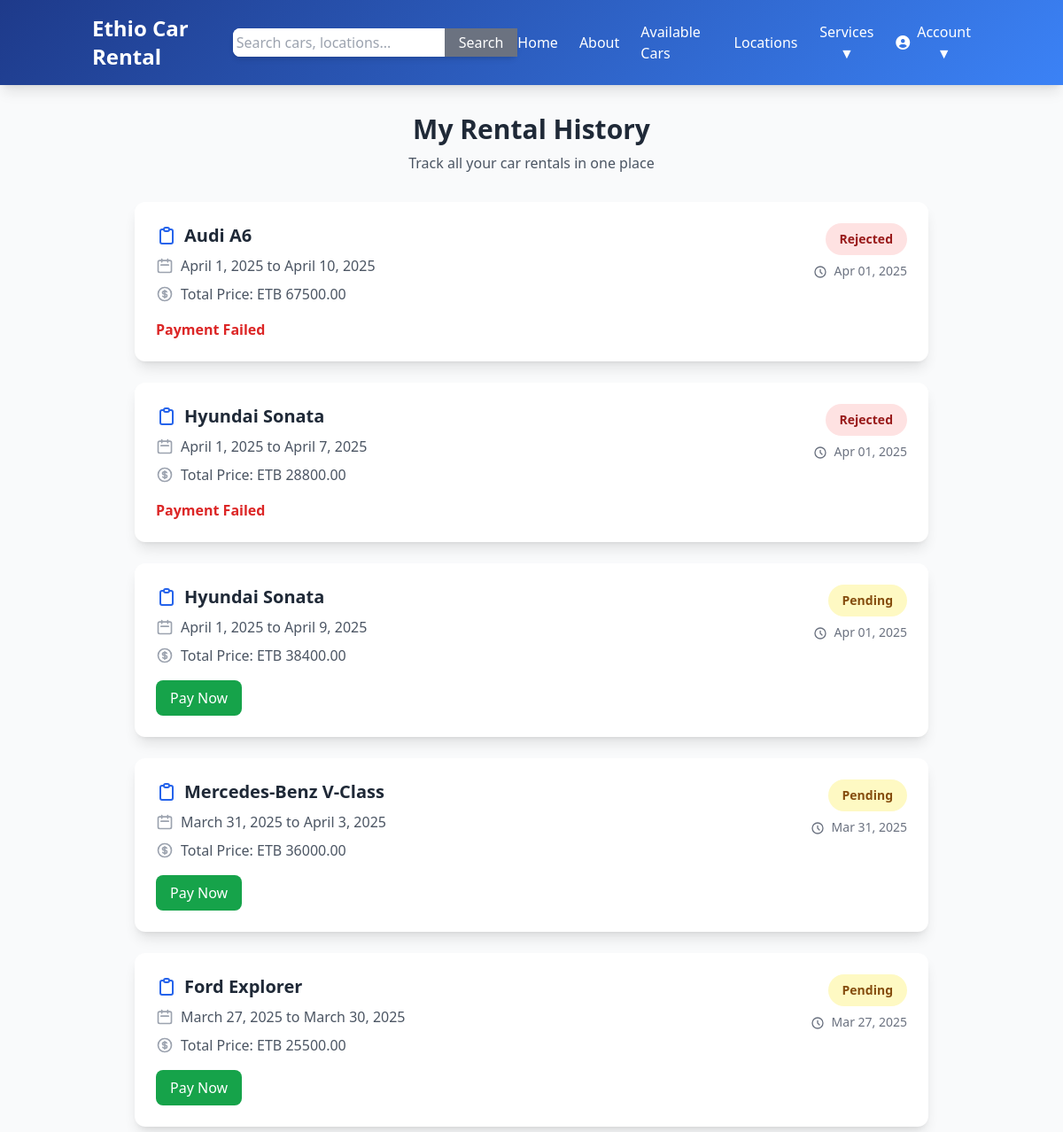
Before: /rental-history/ (signed in, upper part) with the older database file.
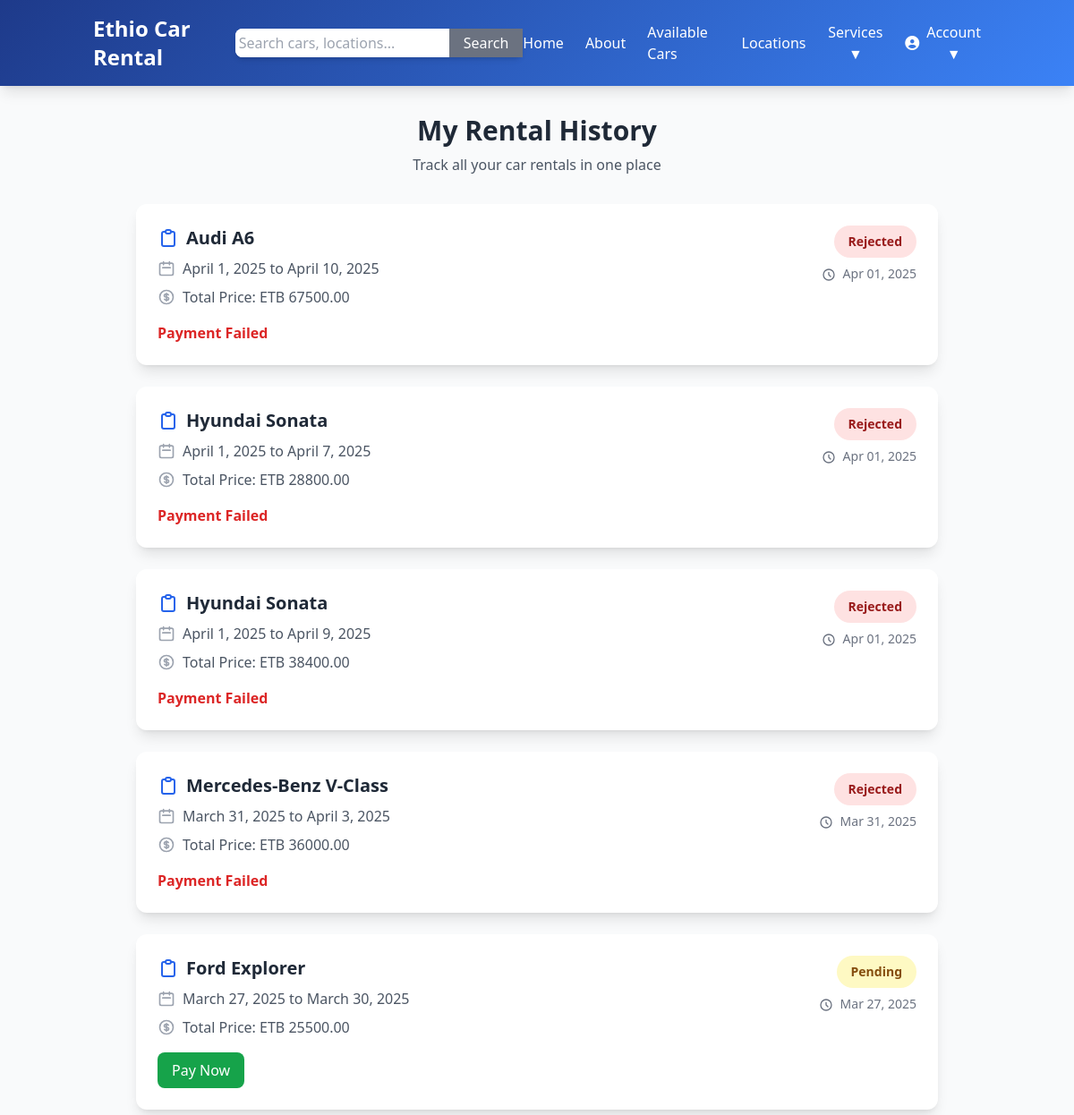
After: the same page with the newer database file.
### rental/models.py (models this page shows, shortened)
class Booking(models.Model):
    STATUS_CHOICES = [
        ('Pending', 'Pending'),
        ('Approved', 'Approved'),
        ('Rejected', 'Rejected'),
        ('Completed', 'Completed'),
        ('Cancelled', 'Cancelled'),
    ]
    PAYMENT_STATUS_CHOICES =[
        ('Unpaid', 'Unpaid'),
        ('Paid', 'Paid'),
        ('Failed', 'Failed'),
    ]
    user = models.ForeignKey(User, on_delete=models.CASCADE)
    car = models.ForeignKey(Car, on_delete=models.CASCADE)
    start_date = models.DateField()
    end_date = models.DateField()
    total_price = models.DecimalField(max_digits=10, decimal_places=2)
    status = models.CharField(max_length=10, choices=STATUS_CHOICES, default='Pending')
    payment_status = models.CharField(max_length=10, choices=PAYMENT_STATUS_CHOICES, default='Unpaid')
    loyality_points_earned =models.IntegerField(default=0)
    created_at = models.DateTimeField(auto_now_add=True)

class Car(models.Model):
    TRANSMISSION_CHOICES = [
        ('A', 'Automatic'),
        ('M', 'Manual'),
    ]
    CATEGORY_CHOICES = [
        ('tour-package', 'Tour Package'),
        ('airport-transfer', 'Airport Transfer'),
        ('wedding-cars', 'Wedding Cars'),
        ('corporate-rentals', 'Corporate Rentals'),
    ]
    Location =models.ForeignKey('Location', on_delete=models.SET_NULL, null=True, blank=True)
    name = models.CharField(max_length=100)
    brand = models.CharField(max_length=50)
    model_year = models.IntegerField()
    transmission = models.CharField(max_length=1, choices=TRANSMISSION_CHOICES)
    seats = models.IntegerField()
    price_per_day = models.DecimalField(max_digits=10, decimal_places=2)
    image = models.ImageField(upload_to='cars/', blank=True, null=True)
    is_available = models.BooleanField(default=True)
    rating = models.FloatField(default=0.0)
    gps_tracking = models.BooleanField(default=False)
    description = models.TextField(blank=True, null=True)
    latitude = models.FloatField( null=True, blank=True)
    longitude = models.FloatField( null=True, blank=True)
    category = models.CharField(max_length=100, choices=CATEGORY_CHOICES, default='tour-package')

### rental/views.py (the view)
# urls.py: path('rental-history/', views.rental_history, name='rental_history'),
@login_required
def rental_history(request):
    rentals = Booking.objects.filter(user=request.user).order_by('-created_at')
    return render(request, 'rental/rental_history.html', {'rentals': rentals})

### rental/templates/rental/rental_history.html (shortened to what this page needs)
{% extends 'rental/base.html' %}
{% load mathfilters %}
{% block content %}
<div class="max-w-4xl mx-auto">
    <div class="text-center mb-8" data-aos="fade-up">
        <h1 class="text-3xl font-bold text-gray-800 mb-2">My Rental History</h1>
        <p class="text-gray-600">Track all your car rentals in one place</p>
    </div>
    <div class="space-y-6">
        {% for rental in rentals %}
        <div class="bg-white rounded-xl shadow-lg overflow-hidden" data-aos="fade-up" data-aos-delay="{{ forloop.counter|mul:100 }}">
            <div class="p-6">
                <div class="md:flex justify-between items-start">
                    <div class="mb-4 md:mb-0">
                        <div class="flex items-center mb-2">
                            <h2 class="text-xl font-bold text-gray-800">{{ rental.car.name }}</h2>
                        </div>
                        <div class="space-y-2 text-gray-600">
                            <div class="flex items-center">
                                <svg xmlns="http://www.w3.org/2000/svg" class="h-5 w-5 text-gray-400 mr-2" fill="none" viewBox="0 0 24 24" stroke="currentColor">
                                    <path stroke-linecap="round" stroke-linejoin="round" stroke-width="2" d="M8 7V3m8 4V3m-9 8h10M5 21h14a2 2 0 002-2V7a2 2 0 00-2-2H5a2 2 0 00-2 2v12a2 2 0 002 2z" />
                                </svg>
                                <span>{{ rental.start_date }} to {{ rental.end_date }}</span>
                            </div>
                            <div class="flex items-center">
                                <span>Total Price: ETB {{ rental.total_price }}</span>
                            </div>
                        </div>
                        <div class="mt-4">
                            {% if rental.status == 'Pending' and rental.payment_status == 'Unpaid' %}
                                <a href="{% url 'process_payment' rental.id %}" class="inline-block bg-green-600 text-white px-4 py-2 rounded-lg hover:bg-green-700">
                                    Pay Now
                                </a>
                            {% elif rental.status == 'Completed' %}
                                <span class="text-green-600 font-bold">Paid ✅</span>
                            {% elif rental.payment_status == 'Failed' %}
                                <span class="text-red-600 font-bold">Payment Failed</span>
                            {% endif %}
                        </div>
                    </div>
                    <div class="text-right">
                        <span class="inline-block px-4 py-2 rounded-full text-sm font-semibold
                            {% if rental.status == 'Pending' %}bg-yellow-100 text-yellow-800
                            {% elif rental.status == 'Approved' %}bg-green-100 text-green-800
                            {% elif rental.status == 'Rejected' %}bg-red-100 text-red-800
                            {% else %}bg-gray-100 text-gray-800{% endif %}">
                            {{ rental.get_status_display }}
                        </span>
                        <p class="text-sm text-gray-500 mt-2">
                            <svg xmlns="http://www.w3.org/2000/svg" class="h-4 w-4 inline mr-1" fill="none" viewBox="0 0 24 24" stroke="currentColor">
                                <path stroke-linecap="round" stroke-linejoin="round" stroke-width="2" d="M12 8v4l3 3m6-3a9 9 0 11-18 0 9 9 0 0118 0z" />
                            </svg>
                            {{ rental.created_at|date:"M d, Y" }}
                        </p>
                    </div>
                </div>
            </div>
        </div>
        {% endfor %}
    </div>
</div>
{% endblock %}

Changed rows visible on the page:
changed Booking "April 9, 2025": status "Pending" → "Rejected"; status "Pay Now" → "Payment Failed"
changed Booking "March 31, 2025": status "Pending" → "Rejected"; status "Pay Now" → "Payment Failed"
